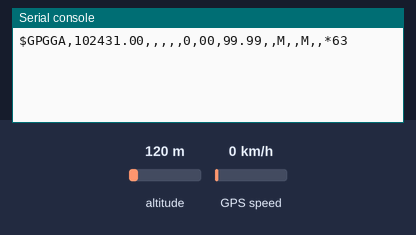
A program run on a simulated CircuitPython board. Shown: the last lines printed to the serial console. The inputs (shaded band) are chosen by the test bench; at power-on: altitude 120 m, GPS speed 0 km/h. The GPS gets a fix after 3 s at 37.7749, -122.4194 with 8 satellites.

Above: at 1.2 s.
1.3 s: altitude set to 20 m
At 3.8 s:
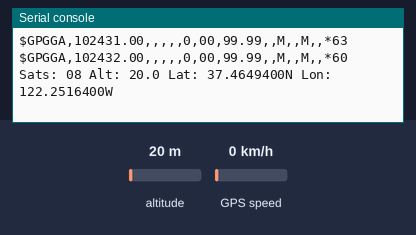
4.5 s: altitude set to 250 m
At 5.8 s:
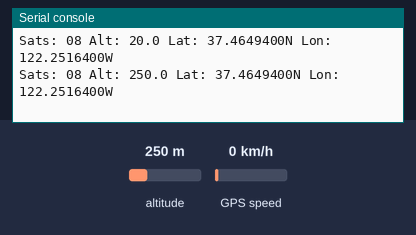

The program:

code.py
```python
import board
import busio
import digitalio
import time

uart = busio.UART(board.TX, board.RX, baudrate=9600, timeout=30)
while True:
    data = uart.readline()
    data_string = ''.join([chr(b) for b in data])
    # We're going to manually parse GPGGA sentences.
    if data_string.startswith("GPGGA,",1):
        gps = data_string.split(",")
        # gps[4] should have latitude data if there's a fix
        if len(gps[4]) > 4:
            # The format for NMEA coordinates is (d)ddmm.mmmm
            # We'll shift the period over 2 spots with string
            # slices. esp32 doesn't handle float numbers well.
            tlat = gps[2]+gps[3]
            lat = tlat[0:2]+"."+tlat[2:4]+tlat[5:]
            tlon = gps[4]+gps[5]
            lon = tlon[0:3]+"."+tlon[3:5]+tlon[6:]
            alt = gps[9]
            sats = gps[7]
            print(f"Sats: {sats} Alt: {alt} Lat: {lat} Lon: {lon}")
            gpsfix = True
        else:
            print(data_string, end="")
```

Measured:
- after the input at 1.3 s, the serial console: prints a new line after 1.7 s (image 1)
- after the input at 4.5 s, the serial console: prints a new line after 0.50 s (image 2)
